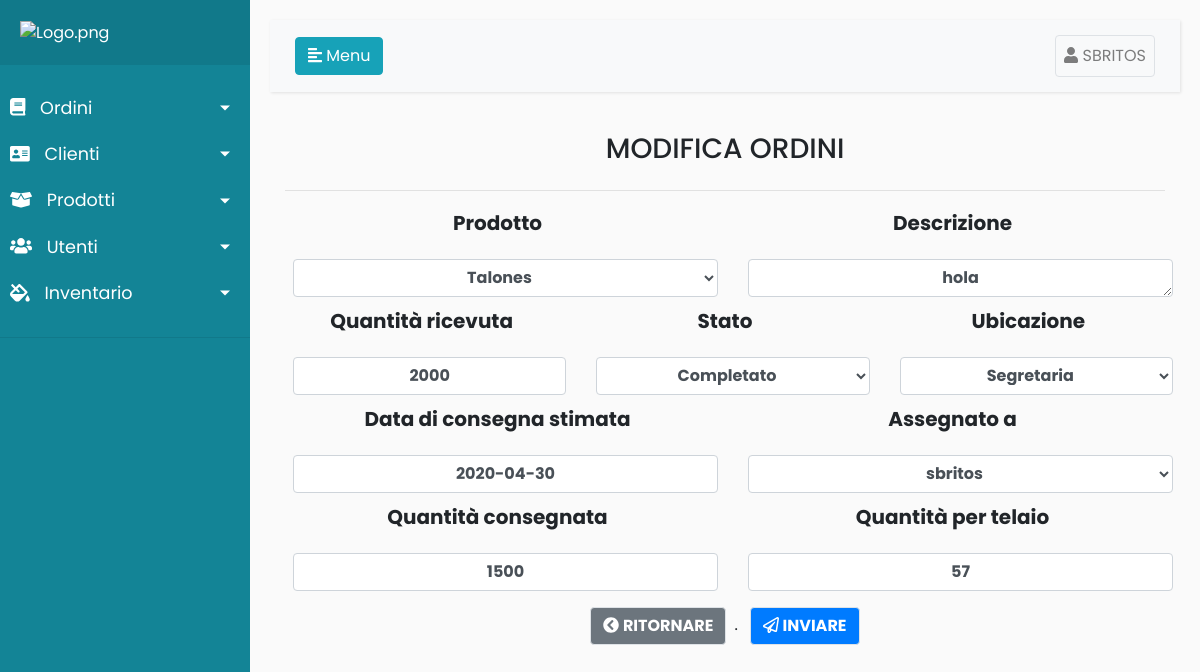
The page /Ordenes/update/3 (signed in) on the database its author committed.
### Register/models.py (models this page shows)
class Usuarios(AbstractUser):
	telefono = models.CharField(max_length=20,null=True, verbose_name='Teléfono',blank=False)
	class Meta:
		permissions = (('Administrador', 'Administrador'),
					   ('Encargado','Encargado'),
					   ('Pintor','Pintor'),
					   ('Montaje','Montaje'),
					   ('Calidad1','Calidad1'),
					   ('Secretaria','Secretaria'),
					   ('Stock','Stock'),
					   )

### Ordenes/models.py (models this page shows, shortened)
class Ordenes(models.Model):
    ESTADOS = (
        ('Ricevuto', 'Ricevuto'),
        ('Creato','Creato'),
        ('Assegnato','Assegnato'),
        ('Completato','Completato'),
        ('Consegnato','Consegnato'),
        ('Spedito', 'Spedito'),
        ('Inviato', 'Inviato'),
    )
    UBICACIONES = (
        ('Segretaria', 'Segretaria'),
        ('Fortex Nuova', 'Fortex Nuova'),
        ('Fortex Vecchia', 'Fortex Vecchia'),
        ('Cliente', 'Cliente'),
        ('Verniciatura', 'Verniciatura'),
        ('Controlo Qualità', 'Controlo Qualità'),
        ('Montaggio', 'Montaggio'),
        ('Graphic Design', 'Graphic Design'),
    )
    orden = models.AutoField(primary_key=True , blank=False,verbose_name='Número de órden')
    descripcion = models.TextField()
    producto = models.ForeignKey(Productos,verbose_name=('Prodotto'),on_delete=models.CASCADE)
    fecha_ingreso = models.DateTimeField(auto_now_add=True)
    estado = models.CharField(max_length=20,choices=ESTADOS)
    cantidad_recibida = models.PositiveIntegerField(blank=False,null=True)
    ubicacion = models.CharField(max_length=20,choices=UBICACIONES)
    fecha_entrega_estimada=models.DateField(blank=True,null=True)
    asignado = models.ForeignKey(Usuarios, verbose_name=("Aseggnato a "),related_name='Asignado', on_delete=models.CASCADE)
    fecha_entrega_real = models.DateField(blank=True,null=True)
    usuarios = models.ForeignKey(Usuarios, verbose_name=("Creato"),on_delete=models.CASCADE, null=True,blank=False)
    cantidadEntregada = models.IntegerField(blank=True,null=True)
    telaio = models.IntegerField(blank=True,null=True)
    history = HistoricalRecords()

### Ordenes/views.py (the view, shortened to what this page needs)
# urls.py: path('Ordenes/update/<int:pk>',login_required(UpdateOrdenView.as_view()), name = 'updateOrden'),
class UpdateOrdenView(UpdateView):
    form_class = UpdateOrdenesForm
    model = Ordenes
    template_name = 'ordenes/updateOrden.html'

### Productos/models.py (called while the page is built)
    def __str__(self):
        return self.nombre

### Ordenes/templates/ordenes/updateOrden.html (shortened to what this page needs)
{% extends 'register/index.html' %}
{% load static %}
{% load widget_tweaks %}
{% block head %}
    <link rel="stylesheet" href="//code.jquery.com/ui/1.12.1/themes/base/jquery-ui.css">
{% endblock %}
{% block content %}
    <div class="container">
        <div class="d-flex justify-content-center">
            <h3>MODIFICA ORDINI</h3>
        </div>
        <hr>
    </div>
    <form method="POST">
        <div class="container">
            <div class="row">
                {% if perms.Register.Administrador or perms.Register.Encargado or perms.Registro.Secretaria %}
                    <div class="col container text-center">
                        <label for="asignado" class="mt-1"><h5><strong>Prodotto</strong></h5></label>
                        {{ form.producto|attr:"placeholder:Prodotto"|add_class:"form-control font-weight-bold rounded-pill m-2 text-center" }}
                    </div>
                    <div class="col container text-center">
                        <label for="asignado" class="mt-1"><h5><strong>Descrizione</strong></h5></label>
                        {{ form.descripcion|attr:"placeholder:Descrizione"|add_class:"form-control font-weight-bold rounded-pill m-2 text-center" }}
                    </div>
                {% endif %}
            </div>
            <div class="row">
                {% if perms.Register.Administrador or perms.Register.Encargado or perms.Registro.Secretaria %}
                    <div class="col container text-center">
                        <label for="asignado" class="mt-1"><h5><strong>Quantità ricevuta</strong></h5></label>
                        {{ form.cantidad_recibida|attr:"placeholder:Quantità ricevuta"|add_class:"form-control m-2 font-weight-bold rounded-pill text-center" }}
                    </div>
                {% else %}
                    <div class="col container text-center">
                        <label for="asignado" class="mt-1"><h5><strong>Quantità ricevuta</strong></h5></label>
                        {{ form.cantidad_recibida|attr:"readonly"|attr:"placeholder:Quantità ricevuta"|add_class:"form-control m-2 font-weight-bold rounded-pill text-center" }}
                    </div>
                {% endif %}
                <div class="col container text-center">
                    <label for="estado" class="mt-1"><h5><strong>Stato</strong></h5></label>
                    {{ form.estado|attr:"placeholder:Stato"|add_class:"form-control font-weight-bold rounded-pill m-2 text-center" }}
                </div>
                <div class="col container text-center">
                    <label for="ubicacion" class="mt-1"><h5><strong>Ubicazione</strong></h5></label>
                    {{ form.ubicacion|attr:"placeholder:Email"|add_class:"form-control font-weight-bold rounded-pill m-2 text-center" }}
                </div>
            </div>
            <div class="row">
                {% if perms.Register.Administrador or perms.Register.Encargado or perms.Registro.Secretaria %}
                    <div class="col container text-center">
                        <label for="asignado" class="mt-1"><h5><strong>Data di consegna stimata</strong></h5></label>
                        {{ form.fecha_entrega_estimada|attr:"placeholder:Data di consegna stimata YYYY-MM-DD"|attr:"id:fecha_entrega_estimada"|add_class:"form-control rounded-pill m-2 font-weight-bold font-weight-bold text-center" }}
                    </div>
                {% endif %}
                <div class="col container text-center">
                    <label for="asignado" class="mt-1"><h5><strong>Assegnato a</strong></h5></label>
                    {{ form.asignado|add_class:"form-control rounded-pill m-2 font-weight-bold font-weight-bold text-center" }}
                </div>
            </div>
            <div class="row">
                {% if form.cantidadEntregada.value != None %}
                    {% if perms.Register.Administrador %}
                        <div class="col container text-center">
                            <label for="cantidadEntregada" class="mt-1 "><h5><strong>Quantità consegnata</strong></h5></label>
                            {{ form.cantidadEntregada|add_class:"form-control rounded-pill m-2 font-weight-bold font-weight-bold text-center" }}
                        </div>
                    {% else %}
                        <div class="col container text-center">
                            <label for="cantidadEntregada" class="mt-1 "><h5><strong>Quantità consegnata</strong></h5></label>
                            {{ form.cantidadEntregada|attr:"readonly"|add_class:"form-control rounded-pill m-2 font-weight-bold font-weight-bold text-center" }}
                        </div>
                    {% endif %}
                {% endif %}
                {% if form.telaio.value != None %}
                    {% if perms.Register.Administrador or perms.Register.Encargado %}
                        <div class="col container text-center">
                            <label for="cantidadEntregada" class="mt-1 "><h5><strong>Quantità per telaio</strong></h5></label>
                            {{ form.telaio|add_class:"form-control rounded-pill m-2 font-weight-bold font-weight-bold text-center" }}
                        </div>
                    {% else %}
                        <div class="col container text-center">
                            <label for="cantidadEntregada" class="mt-1 "><h5><strong>Quantità per telaio</strong></h5></label>
                            {{ form.telaio|attr:"readonly"|add_class:"form-control rounded-pill m-2 font-weight-bold font-weight-bold text-center" }}
                        </div>
                    {% endif %}
                {% endif %}
            </div>
            <div class="row">
                <div class="col container text-center">
                    <a href="javascript:history.back(-1);"
                       class="btn btn-secondary border m-2 rounded-pill" id="jamaica"><strong><i ID="japon" class="fas fa-chevron-circle-left"></i> RITORNARE</strong></a>.
                    <button type="submit" id="jamaica2" class="btn btn-primary m-2 rounded-pill border"><strong><i id="japon2" class="far fa-paper-plane"></i> INVIARE</strong></button>
                </div>
            </div>
    </form>
{% endblock %}

### Register/templates/register/index.html (shortened to what this page needs)
<!DOCTYPE html>
<html>
<head>
    <link rel="stylesheet" href="https://stackpath.bootstrapcdn.com/bootstrap/4.1.0/css/bootstrap.min.css"
>
    <link rel="stylesheet" href="https://ajax.googleapis.com/ajax/libs/jquerymobile/1.4.5/jquery.mobile.min.css">
    {%block head%}{%endblock%}
</head>
<body>
<div class="wrapper">
    <nav id="sidebar">
        <div class="sidebar-header" style="border-color:#fff;">
            <a href="{%url 'dashboard'%}"><img src="http://www.fortexsrl.it/wp-content/uploads/2013/05/logo1.png" width="100%"
                                                 alt="Logo.png"></a>
        </div>
        <ul class="list-unstyled components">
            <li class="">
                <a href="#homeSubmenu" data-toggle="collapse" aria-expanded="false" class="dropdown-toggle">
                    <i class="fas fa-book"></i>
                    Ordini
                </a>
            </li>
            <li>
                <a href="#pageClienti" data-toggle="collapse" aria-expanded="false" class="dropdown-toggle">
                    <i class="fas fa-address-card"></i>
                    Clienti
                </a>
                <a href="#pageSubmenu" data-toggle="collapse" aria-expanded="false" class="dropdown-toggle">
                    <i class="fas fa-box-open"></i>
                    Prodotti
                </a>
            </li>
            <li>
                <a href="#pageUtenti" data-toggle="collapse" aria-expanded="false" class="dropdown-toggle">
                    <i class="fas fa-users"></i>
                    Utenti
                </a>
            </li>
            <li>
                <a href="#pageInventario" data-toggle="collapse" aria-expanded="false" class="dropdown-toggle">
                    <i class="fas fa-fill-drip"></i>
                    Inventario
                </a>
            </li>
        </ul>
    </nav>
    <div id="content">
        <nav class="navbar navbar-expand-lg navbar-light bg-light">
            <div class="container-fluid">
                <button type="button" id="sidebarCollapse" class="btn btn-info">
                    <i class="fas fa-align-left"></i>
                    <span>Menu</span>
                </button>
                <div class="collapse navbar-collapse" id="navbarSupportedContent">
                    <ul class="nav navbar-nav ml-auto">
                        <li class="nav-item">
                            <a href="#pageInventario1" data-toggle="collapse" style="background:None;"
                               aria-expanded="true"
                               class=" nav-link dropdown border rounded ">
                                <i class="fas fa-user"></i>
                                {{user|upper}}
                            </a>
                        </li>
                    </ul>
                </div>
            </div>
        </nav>
        {%block content%}{%endblock%}
    </div>
</div>
</body>
</html>

### Register/templates/register/index.html (style rules this page uses)
body { font-family: 'Poppins', sans-serif; background: #fafafa; }
a, a:hover, a:focus { color: inherit; text-decoration: none; transition: all 0.3s; }
.navbar { padding: 15px 10px; background: #fff; border: none; border-radius: 0; margin-bottom: 40px; box-shadow: 1px 1px 3px rgba(0, 0, 0, 0.1); }
i, span { display: inline-block; }
.wrapper { display: flex; align-items: stretch; }
#sidebar { min-width: 250px; max-width: 250px; background: #138496; color: #fff; transition: all 0.3s; }
#sidebar ul li a { text-align: left; }
#sidebar .sidebar-header { padding: 20px; background: #11798a; }
#sidebar ul.components { padding: 20px 0; border-bottom: 1px solid #11798a; }
#sidebar ul li a { padding: 10px; font-size: 1.1em; display: block; }
#sidebar ul li a i { margin-right: 10px; }
#sidebar ul li.active > a, a[aria-expanded="true"] { color: #fff; background: #138496; }
a[data-toggle="collapse"] { position: relative; }
.dropdown-toggle::after { display: block; position: absolute; top: 50%; right: 20px; transform: translateY(-50%); }
#content { width: 100%; padding: 20px; min-height: 100vh; transition: all 0.3s; }

### Ordenes/templates/ordenes/updateOrden.html (style rules this page uses)
input[type=number] { -moz-appearance: textfield; }

### rows shown on the page
Usuarios: username "SBRITOS"
Ordenes: producto "Talones", descripcion "hola", cantidad_recibida "2000", estado "Completato", ubicacion "Segretaria", fecha_entrega_estimada "2020-04-30", asignado "sbritos", cantidadEntregada "1500", telaio "57"
